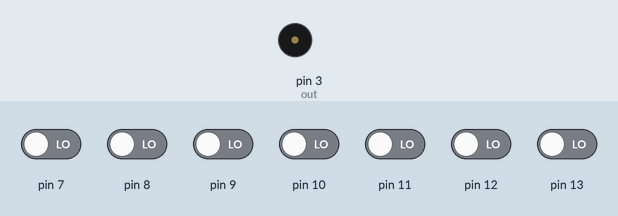
A sketch run on a simulated Arduino Uno, built with avr-gcc and run on an emulated ATmega328P. Parts: buzzer (waves = sounding). Inputs (shaded band) come from the test bench; at power-on: pin 7–13 LOW.

Above: at 1.2 s.
1.3 s: pin 7 driven HIGH
At 4.1 s:
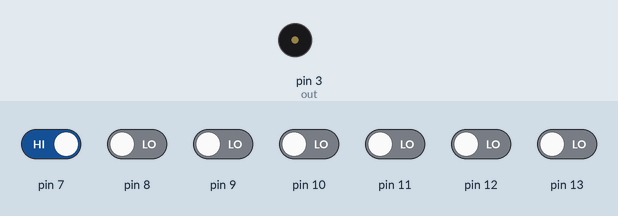
4.3 s: pin 7 driven LOW
At 4.8 s:
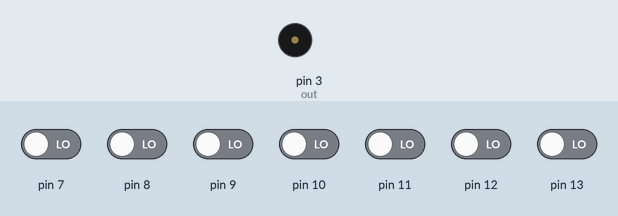
5.8 s: pin 8 driven HIGH
At 5.92 s:
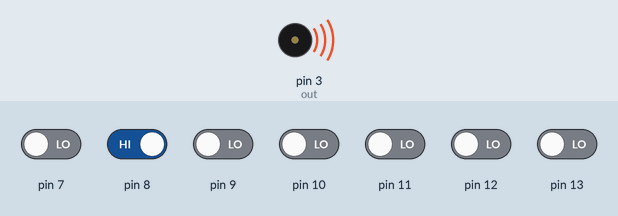
Timing chart, 0 to 14.8 s (numbered marks = the images above; inputs shaded):
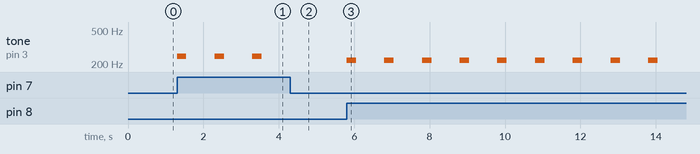

The sketch:

sketch.ino
```cpp
#include "pitches.h"
int melody[] = {  NOTE_C4, NOTE_D3, NOTE_E3, NOTE_F3, NOTE_G3, NOTE_A3, NOTE_B3};

const int out=3;
void setup() {
  for(int i=13;i>=7;--i)
    pinMode(i,INPUT);
  noTone(out);
}

int here;
bool isinput(){
   for(int i=13;i>=7;--i)
      if( digitalRead(i))
        {here=13-i;return 1;}
  return 0;
}


void loop() {
   if ( isinput() ){
        tone(out, melody[here],250);
        delay(1000);
        noTone(out);
      }
}
```

pitches.h
```cpp
/*************************************************
 * Public Constants
 *************************************************/

#define NOTE_B0  31
#define NOTE_C1  33
#define NOTE_CS1 35
#define NOTE_D1  37
#define NOTE_DS1 39
#define NOTE_E1  41
#define NOTE_F1  44
#define NOTE_FS1 46
#define NOTE_G1  49
#define NOTE_GS1 52
#define NOTE_A1  55
#define NOTE_AS1 58
#define NOTE_B1  62
#define NOTE_C2  65
#define NOTE_CS2 69
#define NOTE_D2  73
#define NOTE_DS2 78
#define NOTE_E2  82
#define NOTE_F2  87
#define NOTE_FS2 93
#define NOTE_G2  98
#define NOTE_GS2 104
#define NOTE_A2  110
#define NOTE_AS2 117
#define NOTE_B2  123
#define NOTE_C3  131
#define NOTE_CS3 139
#define NOTE_D3  147
#define NOTE_DS3 156
#define NOTE_E3  165
#define NOTE_F3  175
#define NOTE_FS3 185
#define NOTE_G3  196
#define NOTE_GS3 208
#define NOTE_A3  220
#define NOTE_AS3 233
#define NOTE_B3  247
#define NOTE_C4  262
#define NOTE_CS4 277
#define NOTE_D4  294
#define NOTE_DS4 311
#define NOTE_E4  330
#define NOTE_F4  349
#define NOTE_FS4 370
#define NOTE_G4  392
#define NOTE_GS4 415
#define NOTE_A4  440
#define NOTE_AS4 466
#define NOTE_B4  494
#define NOTE_C5  523
#define NOTE_CS5 554
#define NOTE_D5  587
#define NOTE_DS5 622
#define NOTE_E5  659
#define NOTE_F5  698
#define NOTE_FS5 740
#define NOTE_G5  784
#define NOTE_GS5 831
#define NOTE_A5  880
#define NOTE_AS5 932
#define NOTE_B5  988
#define NOTE_C6  1047
#define NOTE_CS6 1109
#define NOTE_D6  1175
#define NOTE_DS6 1245
#define NOTE_E6  1319
#define NOTE_F6  1397
#define NOTE_FS6 1480
#define NOTE_G6  1568
#define NOTE_GS6 1661
#define NOTE_A6  1760
#define NOTE_AS6 1865
#define NOTE_B6  1976
#define NOTE_C7  2093
#define NOTE_CS7 2217
#define NOTE_D7  2349
#define NOTE_DS7 2489
#define NOTE_E7  2637
#define NOTE_F7  2794
#define NOTE_FS7 2960
#define NOTE_G7  3136
#define NOTE_GS7 3322
#define NOTE_A7  3520
#define NOTE_AS7 3729
#define NOTE_B7  3951
#define NOTE_C8  4186
#define NOTE_CS8 4435
#define NOTE_D8  4699
#define NOTE_DS8 4978
```

Measured:
- after the input at 1.3 s, tone on pin 3 (out): alternates 247 Hz for 0.25 s and silent for 0.75 s, starting at once
- after the input at 4.3 s, tone on pin 3 (out): stops changing and stays silent
- after the input at 5.8 s, tone on pin 3 (out): alternates 220 Hz for 0.25 s and silent for 0.75 s, starting at once
